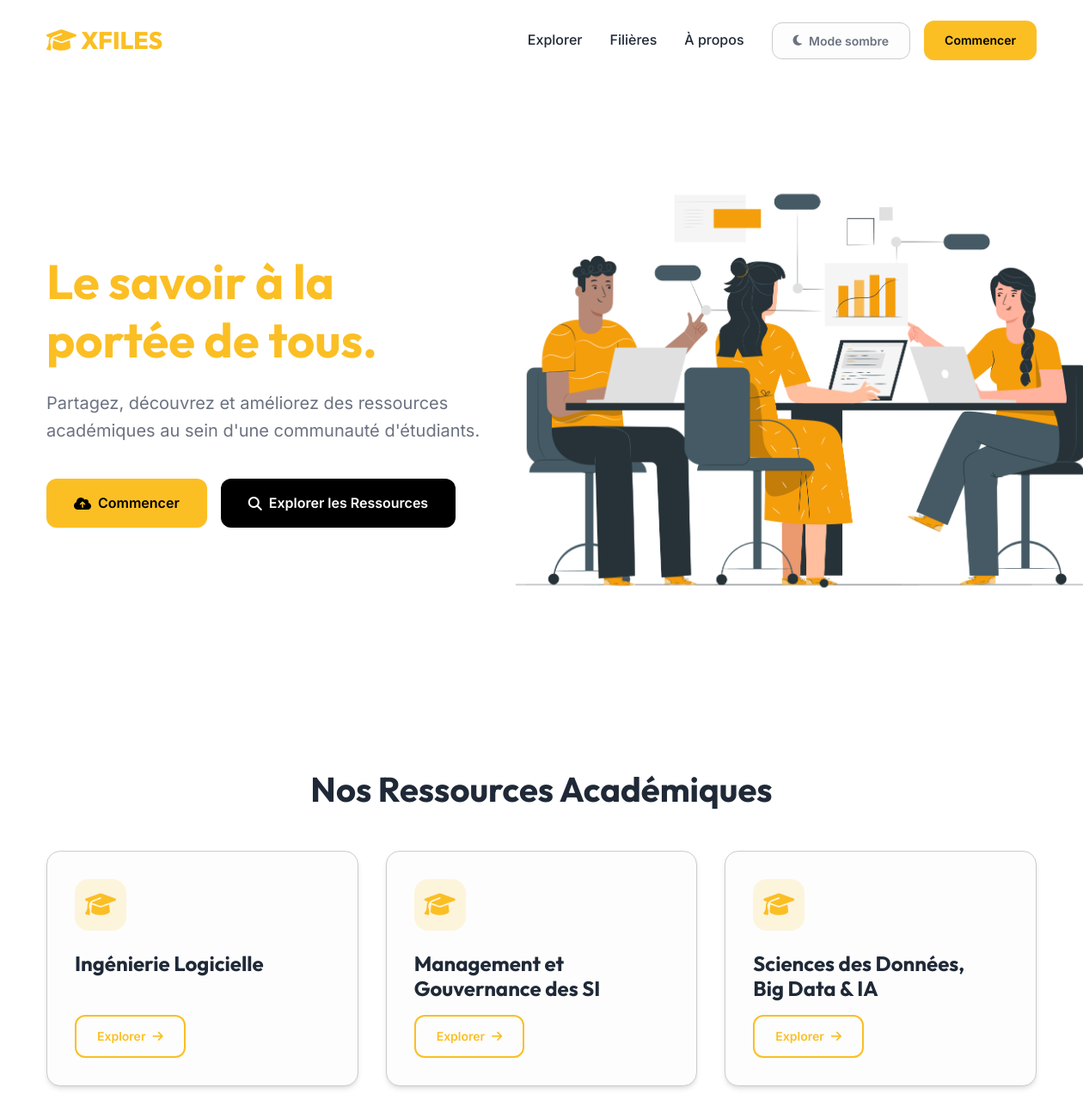
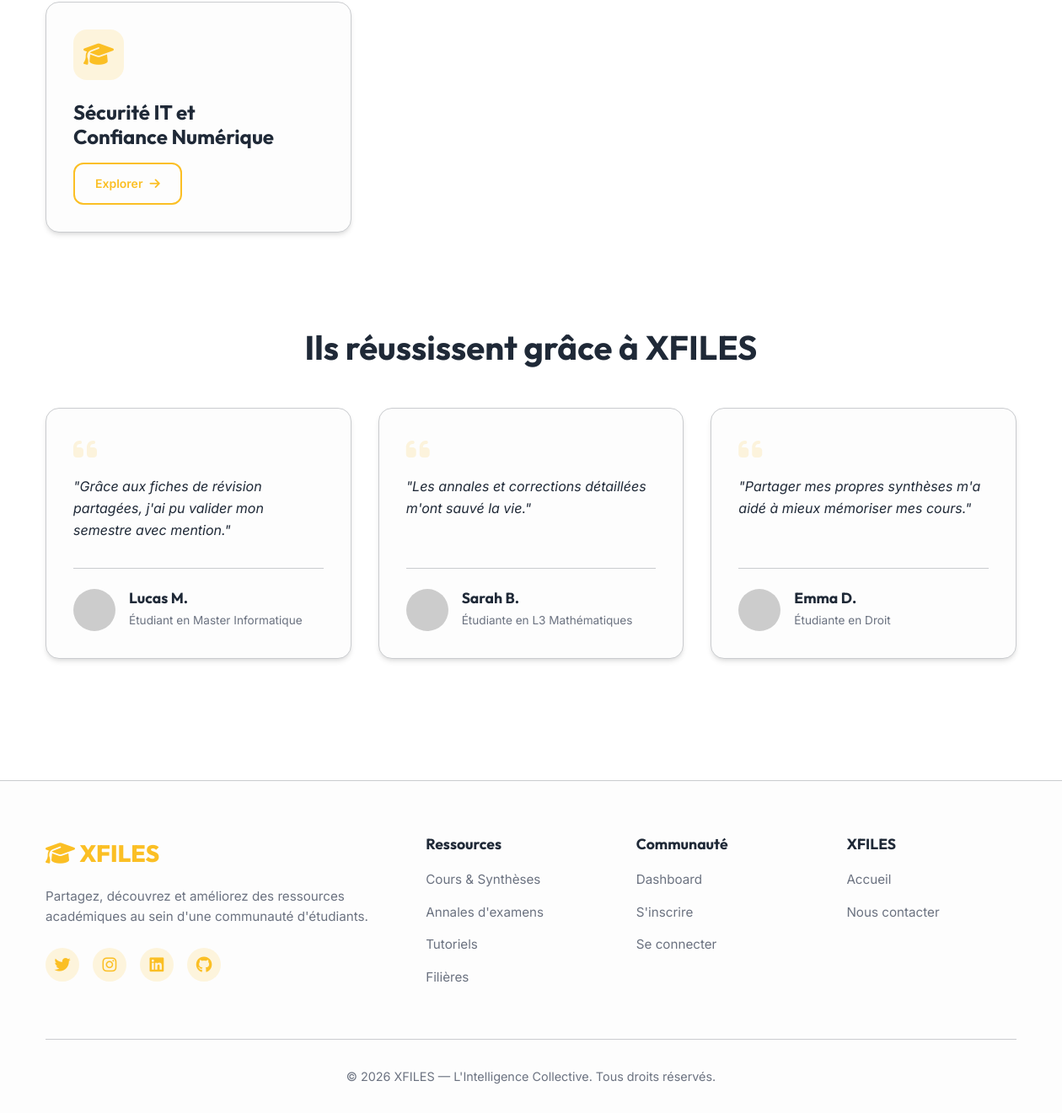
The page / on the database its author committed (2 pictures, top to bottom).
### tables this page shows
CREATE TABLE IF NOT EXISTS filieres (
  code VARCHAR(20) PRIMARY KEY,
  name VARCHAR(100) NOT NULL
);

### includes/auth.php (called while the page is built, shortened)
<?php
function isLoggedIn(): bool
{
    return isset($_SESSION['user_id']);
}

### index.php (the view, shortened to what this page needs)
<?php
require_once __DIR__ . '/config.php';
require_once __DIR__ . '/includes/auth.php';
$filieres = $pdo->query('SELECT * FROM filieres ORDER BY name ASC')->fetchAll(PDO::FETCH_ASSOC);
$pageCss = [
    BASE_URL . 'css/index.css',
    BASE_URL . 'css/buttons.css',
    BASE_URL . 'css/cards.css',
    BASE_URL . 'css/forms.css',
    BASE_URL . 'css/footer.css',
    BASE_URL . 'css/responsive.css',
];
include __DIR__ . '/includes/header.php';
?>
  <?php include __DIR__ . '/includes/navbar.php'; ?>
  <header class="hero-header">
    <div class="container">
      <div class="hero-section">
        <div class="hero-content">
          <h1 class="hero-title">Le savoir à la portée de tous.</h1>
          <p class="hero-subtitle">
            Partagez, découvrez et améliorez des ressources académiques au sein
            d'une communauté d'étudiants.
          </p>
          <div class="hero-actions">
            <a href="<?= BASE_URL ?>pages/register.php" class="btn btn-primary btn-lg">
              <i class="fa-solid fa-cloud-arrow-up"></i> Commencer
            </a>
            <a href="<?= BASE_URL ?>pages/dashboard.php" class="btn btn-secondary btn-lg">
              <i class="fa-solid fa-magnifying-glass"></i> Explorer les Ressources
            </a>
          </div>
        </div>
        <div class="hero-visual">
          <img src="<?= BASE_URL ?>images/Team-pana.png" alt="Étudiants collaborant sur XFILES" class="hero-image-animate" width="560" height="420" fetchpriority="high" />
        </div>
      </div>
    </div>
  </header>
  <main id="main-content">
    <section id="ressources" class="container section-ressources">
      <h2 class="section-title">Nos Ressources Académiques</h2>
      <div class="ressources-grid">
        <?php foreach ($filieres as $f): ?>
          <div class="card ressource-card">
            <div class="ressource-icon"><i class="fa-solid fa-graduation-cap" aria-hidden="true"></i></div>
            <h3 class="ressource-title"><?= htmlspecialchars($f['name']) ?></h3>
            <a href="<?= BASE_URL ?>pages/dashboard.php?filiere=<?= htmlspecialchars($f['code']) ?>" class="btn btn-outline">Explorer <i class="fa-solid fa-arrow-right" aria-hidden="true"></i></a>
          </div>
        <?php endforeach; ?>
      </div>
    </section>
    <section id="testimonials" class="container section-testimonials">
      <h2 class="section-title">Ils réussissent grâce à XFILES</h2>
      <div class="testimonials-grid">
        <?php
        $testimonials = [
          ['name' => 'Lucas M.',  'role' => 'Étudiant en Master Informatique', 'text' => 'Grâce aux fiches de révision partagées, j\'ai pu valider mon semestre avec mention.'],
          ['name' => 'Sarah B.',  'role' => 'Étudiante en L3 Mathématiques',   'text' => 'Les annales et corrections détaillées m\'ont sauvé la vie.'],
          ['name' => 'Emma D.',   'role' => 'Étudiante en Droit',              'text' => 'Partager mes propres synthèses m\'a aidé à mieux mémoriser mes cours.'],
        ];
        foreach ($testimonials as $t):
          $initials = urlencode($t['name']);
        ?>
          <div class="card testimonial-card">
            <div class="testimonial-content">
              <i class="fa-solid fa-quote-left quote-icon" aria-hidden="true"></i>
              <p>"<?= htmlspecialchars($t['text']) ?>"</p>
            </div>
            <div class="testimonial-author">
              <img src="https://ui-avatars.com/api/?name=<?= $initials ?>&background=fbbf24&color=000" alt="Photo de profil de <?= htmlspecialchars($t['name']) ?>" class="author-avatar" width="48" height="48" loading="lazy">
              <div class="author-info">
                <h4><?= htmlspecialchars($t['name']) ?></h4>
                <span><?= htmlspecialchars($t['role']) ?></span>
              </div>
            </div>
          </div>
        <?php endforeach; ?>
      </div>
    </section>
  </main>
  <footer class="site-footer">
    <div class="container">
      <div class="footer-grid">
        <div class="footer-brand">
          <a href="<?= BASE_URL ?>pages/login.php" class="brand" aria-label="XFILES — Accueil">
            <i class="fa-solid fa-graduation-cap" aria-hidden="true"></i> XFILES
          </a>
          <p class="footer-desc">
            Partagez, découvrez et améliorez des ressources académiques au sein d'une communauté d'étudiants.
          </p>
          <div class="social-links">
            <a href="#" aria-label="Twitter"><i class="fa-brands fa-twitter" aria-hidden="true"></i></a>
            <a href="#" aria-label="Instagram"><i class="fa-brands fa-instagram" aria-hidden="true"></i></a>
            <a href="#" aria-label="LinkedIn"><i class="fa-brands fa-linkedin" aria-hidden="true"></i></a>
            <a href="#" aria-label="GitHub"><i class="fa-brands fa-github" aria-hidden="true"></i></a>
          </div>
        </div>
        <div class="footer-links">
          <h4>Ressources</h4>
          <ul>
            <li><a href="<?= BASE_URL ?>pages/dashboard.php?type=cours">Cours & Synthèses</a></li>
            <li><a href="<?= BASE_URL ?>pages/dashboard.php?type=examen">Annales d'examens</a></li>
            <li><a href="<?= BASE_URL ?>pages/dashboard.php?type=tp">Tutoriels</a></li>
            <li><a href="<?= BASE_URL ?>pages/dashboard.php">Filières</a></li>
          </ul>
        </div>
        <div class="footer-links">
          <h4>Communauté</h4>
          <ul>
            <li><a href="<?= BASE_URL ?>pages/dashboard.php">Dashboard</a></li>
            <li><a href="<?= BASE_URL ?>pages/register.php">S'inscrire</a></li>
            <li><a href="<?= BASE_URL ?>pages/login.php">Se connecter</a></li>
          </ul>
        </div>
        <div class="footer-links">
          <h4>XFILES</h4>
          <ul>
            <li><a href="<?= BASE_URL ?>index.php">Accueil</a></li>
            <li><a href="mailto:honoretchohlo02@gmail.com">Nous contacter</a></li>
          </ul>
        </div>
      </div>
      <div class="footer-bottom">
        <p>&copy; 2026 XFILES — L'Intelligence Collective. Tous droits réservés.</p>
      </div>
    </div>
  </footer>
</body>
</html>

### includes/header.php (shortened to what this page needs)
<!doctype html>
<html lang="fr">
<head>
  <link rel="stylesheet" href="<?= BASE_URL ?>css/style.css?v=1.1.0" />
  <?php foreach ($pageCss as $css): ?>
  <link rel="stylesheet" href="<?= $css ?>?v=1.1.0" />
  <?php endforeach; ?>
  <link rel="stylesheet" href="https://cdnjs.cloudflare.com/ajax/libs/font-awesome/6.4.0/css/all.min.css" />
</head>
<body<?= isset($bodyClass) ? ' class="' . e($bodyClass) . '"' : '' ?>>

### includes/navbar.php (shortened to what this page needs)
<header>
  <div class="container">
    <nav class="navbar">
      <a href="<?= BASE_URL ?>index.php" class="brand" aria-label="XFILES — Accueil">
        <i class="fa-solid fa-graduation-cap" aria-hidden="true"></i> XFILES
      </a>
      <div class="nav-menu" id="nav-menu">
        <div class="nav-links">
          <a href="<?= BASE_URL ?>pages/dashboard.php">Explorer</a>
          <a href="<?= BASE_URL ?>index.php#ressources">Filières</a>
          <a href="<?= BASE_URL ?>index.php#testimonials">À propos</a>
        </div>
        <div class="nav-actions">
          <button id="theme-toggle" class="btn btn-ghost" aria-label="Basculer le thème sombre/clair">
          </button>
          <?php if (isLoggedIn()): ?>
            <a href="<?= BASE_URL ?>pages/dashboard.php" class="btn btn-primary">Go To Dashboard</a>
          <?php else: ?>
            <a href="<?= BASE_URL ?>pages/register.php" class="btn btn-primary">Commencer</a>
          <?php endif; ?>
        </div>
      </div>
    </nav>
  </div>
</header>

### css/style.css (style rules this page uses)
:root, [data-theme="light"] { --yellow: #fbbf24; --black: #000000; --mint-cream: rgb(253, 253, 253); --bg-color: #ffffff; --text-main: #1f2937; --text-muted: #6b7280; --bg-card: var(--mint-cream); --border-color: #cacccf; --primary: var(--yellow); --primary-hover: #f5b018; --primary-transparent: rgba(251, 191, 36, 0.15); --secondary: var(--black); --secondary-hover: #333333; --secondary-transparent: rgba(0, 0, 0, 0.15); --shadow-sm: 0 1px 2px 0 rgba(0, 0, 0, 0.05); --shadow-md: 0 4px 6px -1px rgba(0, 0, 0, 0.1), 0 2px 4px -1px rgba(0, 0, 0, 0.06); --shadow-lg: 0 10px 15px -3px rgba(0, 0, 0, 0.1), 0 4px 6px -2px rgba(0, 0, 0, 0.05); --shadow-hover: 0 20px 25px -5px rgba(0, 0, 0, 0.1), 0 10px 10px -5px rgba(0, 0, 0, 0.04); --radius-sm: 0.5rem; --radius-md: 0.75rem; --radius-lg: 1rem; --radius-full: 9999px; --transition: all 0.3s cubic-bezier(0.4, 0, 0.2, 1); --font-body: "Inter", system-ui, sans-serif; --font-heading: "Outfit", system-ui, sans-serif; }
*, *::before, *::after { box-sizing: border-box; margin: 0; padding: 0; }
html { font-size: 16px; scroll-behavior: smooth; }
body { font-family: var(--font-body); background-color: var(--bg-color); color: var(--text-main); line-height: 1.6; transition: background-color 0.3s ease, color 0.3s ease; -webkit-font-smoothing: antialiased; -moz-osx-font-smoothing: grayscale; }
h1, h2, h3, h4, h5, h6 { font-family: var(--font-heading); font-weight: 700; line-height: 1.2; color: var(--text-main); margin-bottom: 1rem; text-wrap: balance; }
a { color: var(--primary); text-decoration: none; transition: var(--transition); }
img { max-width: 100%; height: auto; display: block; }
ul, ol { list-style: none; }
button, input, select, textarea { font-family: inherit; font-size: 1rem; }
.container { width: 100%; max-width: 1200px; margin: 0 auto; padding: 0 1.5rem; }
button, a, [role="button"] { touch-action: manipulation; -webkit-tap-highlight-color: transparent; }

### css/buttons.css (style rules this page uses)
.btn { display: inline-flex; align-items: center; justify-content: center; padding: 0.75rem 1.5rem; border-radius: var(--radius-md); font-weight: 600; font-size: 0.875rem; cursor: pointer; border: none; transition: background-color 0.3s cubic-bezier(0.4, 0, 0.2, 1), color 0.3s cubic-bezier(0.4, 0, 0.2, 1), box-shadow 0.3s cubic-bezier(0.4, 0, 0.2, 1), transform 0.3s cubic-bezier(0.4, 0, 0.2, 1), border-color 0.3s cubic-bezier(0.4, 0, 0.2, 1); gap: 0.5rem; text-decoration: none; font-family: var(--font-body); touch-action: manipulation; -webkit-tap-highlight-color: transparent; }
.btn-primary { background: var(--primary); color: var(--black); box-shadow: var(--shadow-sm); }
.btn-secondary { background: var(--secondary); color: #fff; box-shadow: var(--shadow-sm); }
.btn-outline { background: transparent; color: var(--primary); border: 2px solid var(--primary); }
.btn-ghost { background: var(--bg-card); color: var(--text-muted); border: 1px solid var(--border-color); }
.btn-lg { padding: 1rem 2rem; font-size: 1rem; }

### css/cards.css (style rules this page uses)
.card { background-color: var(--bg-card); border-radius: var(--radius-lg); box-shadow: var(--shadow-md); padding: 2rem; border: 1px solid var(--border-color); transition: var(--transition); }

### css/footer.css (style rules this page uses)
.site-footer { background-color: var(--bg-card); border-top: 1px solid var(--border-color); padding: 4rem 1.5rem 2rem; margin-top: 4rem; }
.footer-grid { display: grid; grid-template-columns: 2fr 1fr 1fr 1fr; gap: 3rem; margin-bottom: 3rem; }
.footer-brand .brand { display: block; margin-bottom: 1rem; }
.footer-desc { color: var(--text-muted); margin-bottom: 1.5rem; font-size: 0.95rem; line-height: 1.6; }
.social-links { display: flex; gap: 1rem; }
.social-links a { display: flex; align-items: center; justify-content: center; width: 40px; height: 40px; border-radius: 50%; background-color: var(--primary-transparent); color: var(--primary); font-size: 1.2rem; }
.footer-links h4 { font-size: 1.1rem; margin-bottom: 1.2rem; color: var(--text-main); }
.footer-links ul li { margin-bottom: 0.8rem; }
.footer-links ul li a { color: var(--text-muted); font-size: 0.95rem; }
.footer-bottom { text-align: center; padding-top: 2rem; border-top: 1px solid var(--border-color); color: var(--text-muted); font-size: 0.9rem; }

### rows shown on the page
filieres: name "Ingénierie Logicielle"
filieres: name "Management et Gouvernance des SI"
filieres: name "Sciences des Données, Big Data & IA"
filieres: name "Sécurité IT et Confiance Numérique"

### other values the page prints
$t['text'] "Grâce aux fiches de révision partagées, j'ai pu valider mon semestre avec mention."
$t['name'] "Lucas M."
$t['role'] "Étudiant en Master Informatique"
$t['text'] "Les annales et corrections détaillées m'ont sauvé la vie."
$t['name'] "Sarah B."
$t['role'] "Étudiante en L3 Mathématiques"
$t['text'] "Partager mes propres synthèses m'a aidé à mieux mémoriser mes cours."
$t['name'] "Emma D."
$t['role'] "Étudiante en Droit"
